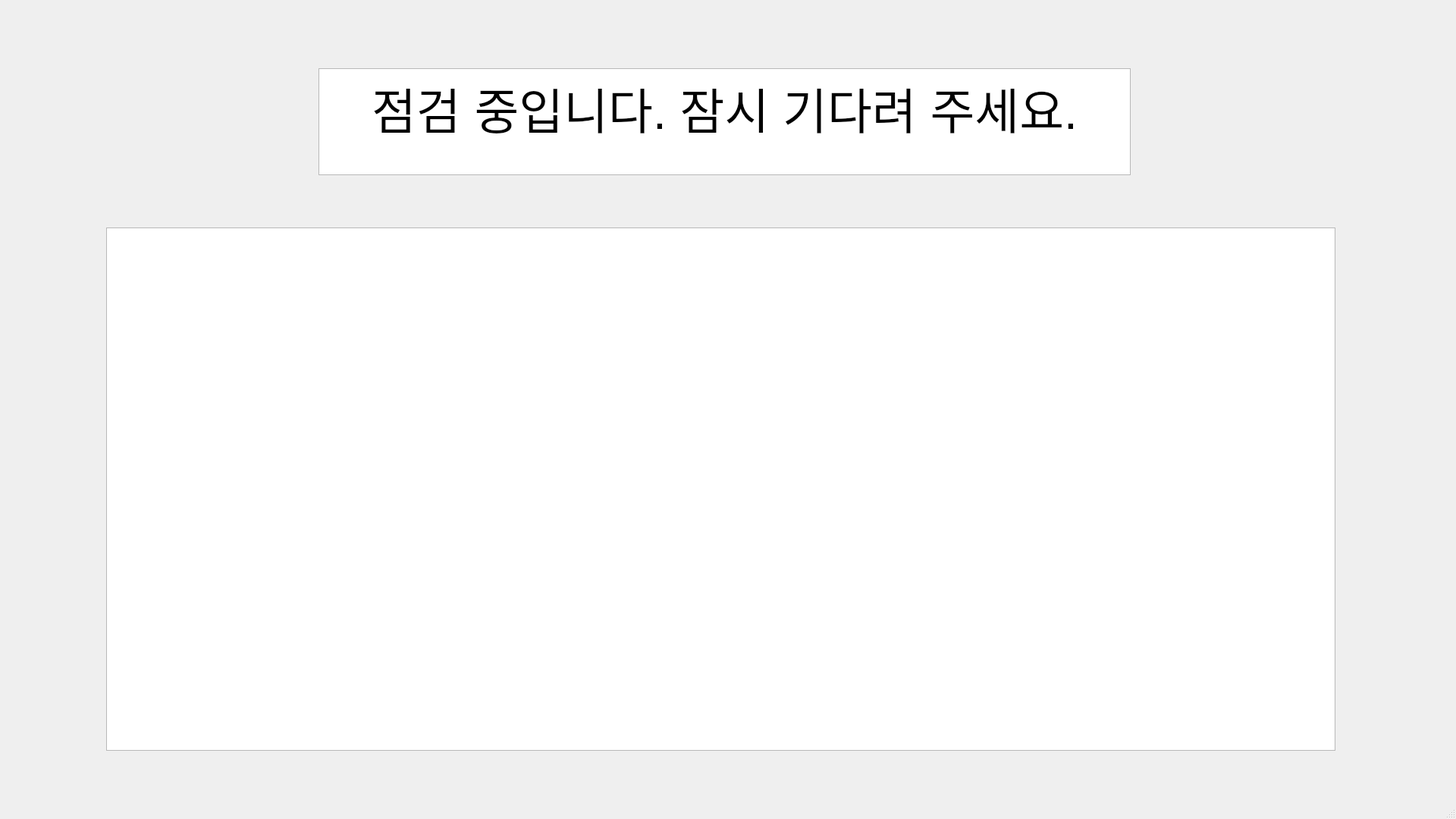
<?xml version="1.0" encoding="UTF-8"?>
<ui version="4.0">
 <class>MainWindow</class>
 <widget class="QMainWindow" name="MainWindow">
  <property name="geometry">
   <rect>
    <x>0</x>
    <y>0</y>
    <width>1920</width>
    <height>1080</height>
   </rect>
  </property>
  <property name="windowTitle">
   <string>MainWindow</string>
  </property>
  <widget class="QWidget" name="centralwidget">
   <widget class="QTextBrowser" name="textBrowser">
    <property name="geometry">
     <rect>
      <x>420</x>
      <y>90</y>
      <width>1071</width>
      <height>141</height>
     </rect>
    </property>
    <property name="html">
     <string>&lt;!DOCTYPE HTML PUBLIC &quot;-//W3C//DTD HTML 4.0//EN&quot; &quot;http://www.w3.org/TR/REC-html40/strict.dtd&quot;&gt;
&lt;html&gt;&lt;head&gt;&lt;meta name=&quot;qrichtext&quot; content=&quot;1&quot; /&gt;&lt;style type=&quot;text/css&quot;&gt;
p, li { white-space: pre-wrap; }
&lt;/style&gt;&lt;/head&gt;&lt;body style=&quot; font-family:'Ubuntu'; font-size:11pt; font-weight:400; font-style:normal;&quot;&gt;
&lt;p align=&quot;center&quot; style=&quot; margin-top:0px; margin-bottom:0px; margin-left:0px; margin-right:0px; -qt-block-indent:0; text-indent:0px;&quot;&gt;&lt;span style=&quot; font-size:48pt;&quot;&gt;점검 중입니다. 잠시 기다려 주세요.&lt;/span&gt;&lt;/p&gt;&lt;/body&gt;&lt;/html&gt;</string>
    </property>
   </widget>
   <widget class="QGraphicsView" name="last_pic">
    <property name="geometry">
     <rect>
      <x>140</x>
      <y>300</y>
      <width>1621</width>
      <height>690</height>
     </rect>
    </property>
   </widget>
  </widget>
  <widget class="QMenuBar" name="menubar">
   <property name="geometry">
    <rect>
     <x>0</x>
     <y>0</y>
     <width>1920</width>
     <height>28</height>
    </rect>
   </property>
  </widget>
  <widget class="QStatusBar" name="statusbar"/>
 </widget>
 <resources/>
 <connections/>
</ui>
